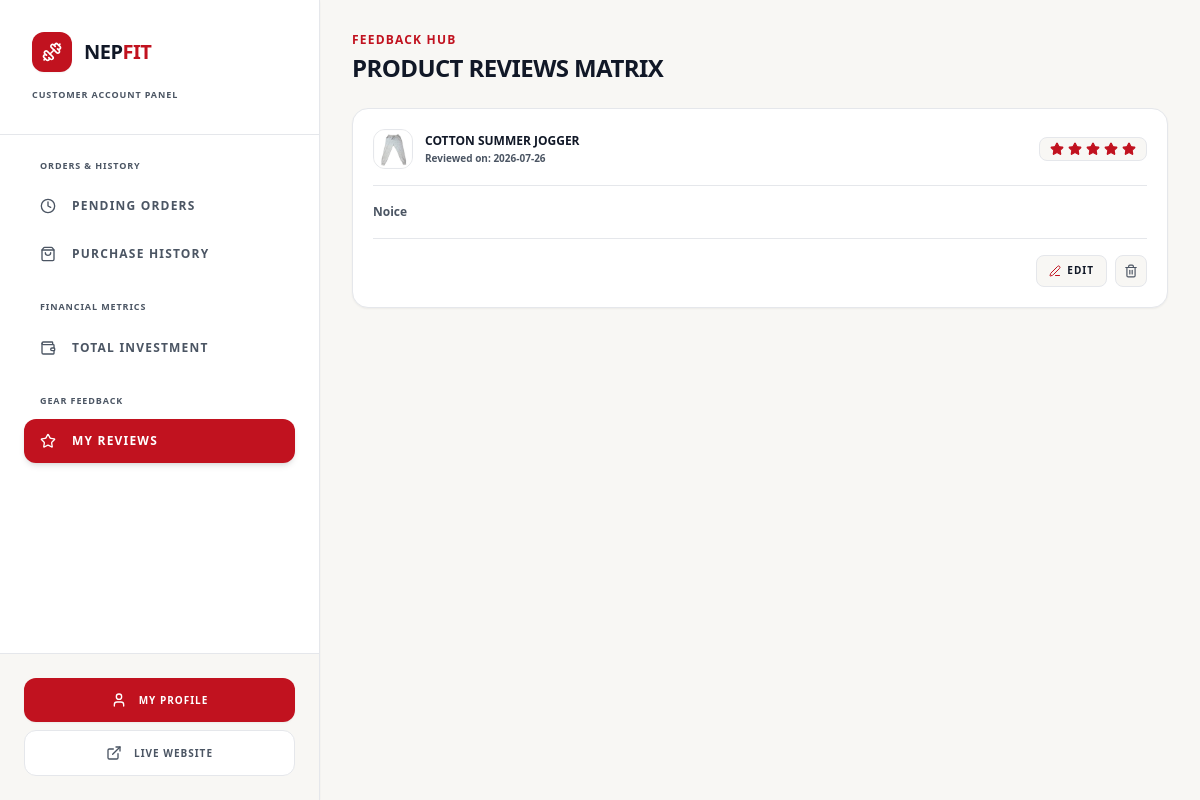
The page /dashboard/?section=my-reviews (signed in) on the database as committed earlier.
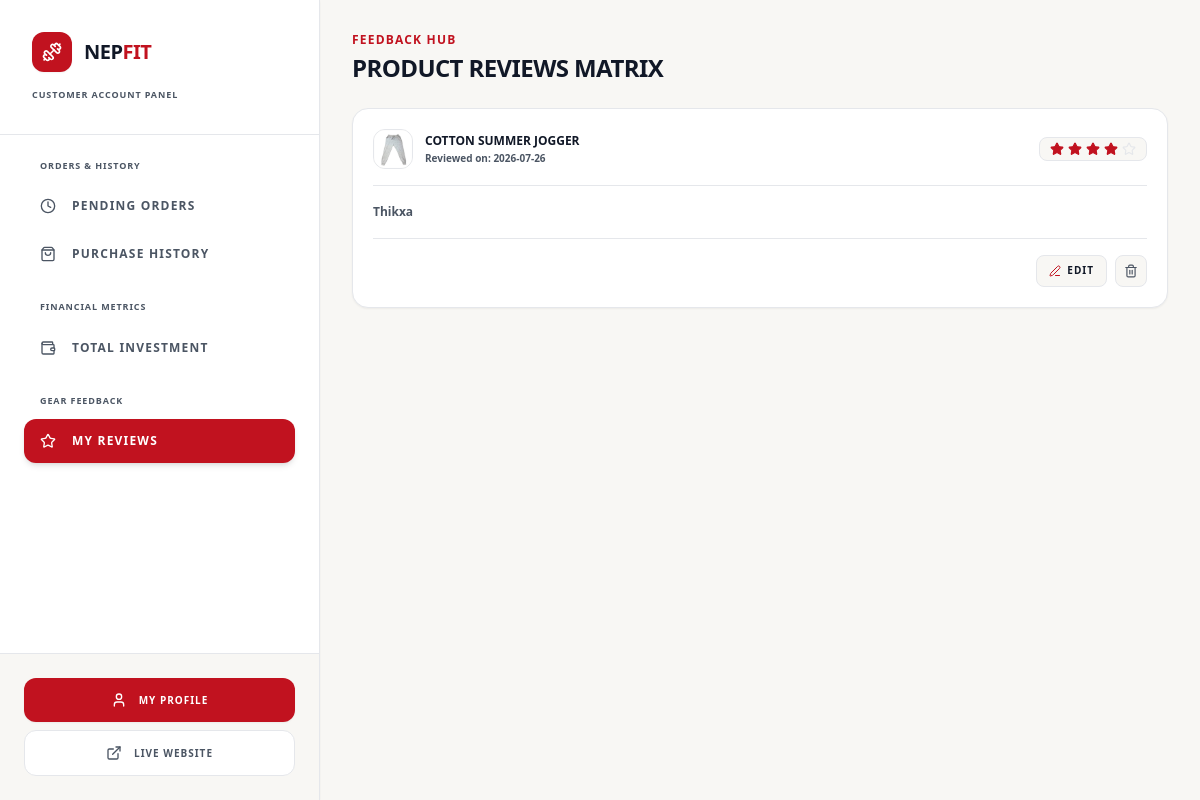
The same page on the database as committed later.
### nf_app/models.py (models this page shows, shortened)
class Review(models.Model):
    product = models.ForeignKey(Product, on_delete=models.CASCADE, related_name='reviews')
    customer = models.ForeignKey(User, on_delete=models.CASCADE)
    rating = models.PositiveIntegerField(default=5)
    comment = models.TextField()
    created_at = models.DateTimeField(auto_now_add=True)

class Product(models.Model):
    class Category(models.TextChoices):
        SHIRTS = 'shirts', 'Shirts'
        T_SHIRTS = 't_shirts', 'T-Shirts'
        PANTS = 'pants', 'Pants'
        HOODIES = 'hoodies', 'Hoodies'
        JACKETS = 'jackets', 'Jackets'
        SWEATSHIRTS = 'sweatshirts', 'Sweatshirts'
        JOGGERS = 'joggers', 'Joggers'
        SHORTS = 'shorts', 'Shorts'
    class Size(models.TextChoices):
        SMALL = 'S', 'Small'
        MEDIUM = 'M', 'Medium'
        LARGE = 'L', 'Large'
        XLARGE = 'XL', 'Extra Large'
        XXLARGE = 'XXL', 'Double Extra Large'
    name = models.CharField(max_length=255)
    brand = models.CharField(max_length=100, default='NepFit', help_text="Brand name (e.g., NepFit)")
    category = models.CharField(max_length=30, choices=Category.choices)
    size = models.CharField(max_length=10, choices=Size.choices, default=Size.MEDIUM, help_text="Default size for this product")
    description = models.TextField(help_text="Product details, fabric materials, and sizing guide.")
    price = models.DecimalField(max_digits=10, decimal_places=2)
    stock = models.PositiveIntegerField(default=10)
    product_image = models.ImageField(upload_to='images/products/')
    is_active = models.BooleanField(default=True)
    created_at = models.DateTimeField(auto_now_add=True)

### nf_app/views/dashboard.py (the view)
# urls.py: path('dashboard/', customer_dashboard_view, name='customer_dashboard')
@login_required
def customer_dashboard_view(request):
    if request.user.is_staff:
        messages.error(request, "You are not authorized to access the customer dashboard.")
        return redirect('home')
    section = request.GET.get('section', 'pending-orders')
    context = {
        'section': section,
        'gross_spent': Order.objects.filter(customer=request.user, status=Order.Status.COMPLETED).aggregate(total=models.Sum('total_amount'))['total'] or 0,
        'average_spent': Order.objects.filter(customer=request.user, status=Order.Status.COMPLETED).aggregate(avg=models.Avg('total_amount'))['avg'] or 0
    }
    if section == 'pending-orders':
        context['pending_orders'] = Order.objects.exclude(customer=request.user, status__in=[Order.Status.COMPLETED, Order.Status.CANCELLED]).order_by('-created_at')
    elif section == 'my-orders':
        context['orders'] = Order.objects.filter(customer=request.user, status__in=[Order.Status.COMPLETED, Order.Status.CANCELLED]).order_by('-created_at')
    elif section == 'my-reviews':
        context['reviews'] = Review.objects.filter(customer=request.user).order_by('-created_at')
    elif section == 'total-spent':
        context['total_spent'] = Order.objects.filter(customer=request.user, status=Order.Status.COMPLETED).order_by('-created_at')
    return render(request, 'dashboard/customer_dashboard.html', context)

### nf_app/templates/dashboard/customer_dashboard.html (shortened to what the changed rows need)
<!DOCTYPE html>
<html lang="en">
<head>
    {% load static %}
    <link href="{% static 'css/styles.css' %}" rel="stylesheet" />
</head>
<body class="bg-[#F8F7F4] flex min-h-screen overflow-hidden text-[#4B5563] font-sans antialiased">
    <aside class="w-80 bg-[#FFFFFF] flex flex-col shadow-sm relative z-30 border-r border-[#E5E7EB]">
        <div class="p-8 border-b border-[#E5E7EB]">
            <div class="flex items-center gap-3">
                <h1 class="text-xl font-black tracking-tight uppercase text-[#111827]">
                    Nep<span class="text-[#C1121F]">Fit</span>
                </h1>
            </div>
        </div>
    </aside>
    <main class="flex-grow flex flex-col h-screen overflow-y-auto bg-[#F8F7F4] p-6 sm:p-8">
        {% if section == 'pending-orders' or not section %}
            {% include 'dashboard/customer/_pending_orders.html' %}
        {% elif section == 'my-orders' %}
            {% include 'dashboard/customer/_my_orders.html' %}
        {% elif section == 'total-spent' %}
            {% include 'dashboard/customer/_total_spent.html' %}
        {% elif section == 'my-reviews' %}
            {% include 'dashboard/customer/_my_reviews.html' %}
        {% endif %}
    </main>
</body>
</html>

### nf_app/templates/dashboard/customer/_my_reviews.html (shortened to what this page needs)
<div class="space-y-6">
    <div>
        <h2 class="text-xs font-extrabold uppercase tracking-widest text-[#C1121F] mb-1">Feedback Hub</h2>
        <h1 class="text-2xl font-black tracking-tight text-[#111827] uppercase">Product Reviews Matrix</h1>
    </div>
    <div class="space-y-4">
        {% for review in reviews %}
            <div class="bg-[#FFFFFF] border border-[#E5E7EB] rounded-2xl p-5 hover:border-[#1F2937]/30 transition-all shadow-sm">
                <div class="flex flex-col sm:flex-row sm:items-center justify-between gap-4 border-b border-[#E5E7EB] pb-4 mb-4">
                    <div class="flex items-center gap-3">
                        <div class="w-10 h-10 bg-[#F8F7F4] rounded-xl border border-[#E5E7EB] flex items-center justify-center font-black text-[#111827] text-xs overflow-hidden">
                            {% if review.product.product_image %}
                                <img src="{{ review.product.product_image.url }}" alt="Product Image" class="w-full h-full object-cover">
                            {% else %}
                                <i data-lucide="dumbbell" class="w-4 h-4 text-[#4B5563]"></i>
                            {% endif %}
                        </div>
                        <div>
                            <h4 class="text-xs font-black text-[#111827] uppercase">{{ review.product.name }}</h4>
                            <p class="text-[10px] text-[#4B5563] font-bold mt-0.5">Reviewed on: {{ review.created_at | date:"Y-m-d" }} </p>
                        </div>
                    </div>
                    <div class="flex items-center gap-1 bg-[#F8F7F4] border border-[#E5E7EB] px-2.5 py-1 rounded-lg">
                        {% for i in '12345' %}
                            {% if forloop.counter <= review.rating %}
                                <i data-lucide="star" class="w-3.5 h-3.5 text-[#C1121F] fill-current"></i>
                            {% else %}
                                <i data-lucide="star" class="w-3.5 h-3.5 text-[#E5E7EB]"></i>
                            {% endif %}
                        {% endfor %}
                    </div>
                </div>
                <div class="space-y-2">
                    <p class="text-xs text-[#4B5563] leading-relaxed font-bold">{{ review.comment }}</p>
                </div>
                <div class="flex justify-end gap-2 mt-4 pt-4 border-t border-[#E5E7EB]">
                    <a href="/review/edit/{{review.id}}" class="bg-[#F8F7F4] hover:bg-[#E5E7EB] text-[#111827] font-extrabold h-8 px-3 rounded-lg text-[10px] uppercase tracking-widest border border-[#E5E7EB] transition-all flex items-center gap-1.5">
                        <i data-lucide="edit-3" class="w-3 h-3 text-[#C1121F]"></i> Edit
                    </a>
                    <a href="/review/delete/{{review.id}}" class="bg-[#F8F7F4] hover:bg-[#B91C1C]/10 border border-[#E5E7EB] hover:border-[#B91C1C]/20 text-[#4B5563] hover:text-[#B91C1C] h-8 w-8 rounded-lg transition-all flex items-center justify-center">
                        <i data-lucide="trash-2" class="w-3.5 h-3.5"></i>
                    </a>
                </div>
            </div>
        {% endfor %}
    </div>
</div>

Rows that differ between the two databases and show on the page:
changed Review "COTTON SUMMER JOGGER": rating 5 → 4 (drawn); comment "Noice" → "Thikxa"
